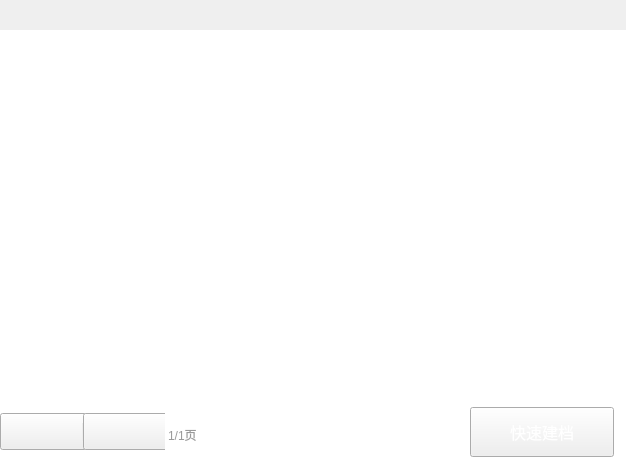
<?xml version="1.0" encoding="UTF-8"?>
<ui version="4.0">
 <class>CategoryGoodsWidget</class>
 <widget class="QWidget" name="CategoryGoodsWidget">
  <property name="geometry">
   <rect>
    <x>0</x>
    <y>0</y>
    <width>626</width>
    <height>474</height>
   </rect>
  </property>
  <property name="windowTitle">
   <string>Form</string>
  </property>
  <layout class="QVBoxLayout" name="verticalLayout">
   <property name="spacing">
    <number>0</number>
   </property>
   <property name="leftMargin">
    <number>0</number>
   </property>
   <property name="topMargin">
    <number>0</number>
   </property>
   <property name="rightMargin">
    <number>0</number>
   </property>
   <property name="bottomMargin">
    <number>0</number>
   </property>
   <item>
    <widget class="CategoryGoodsTitleWidget" name="titleWidget" native="true">
     <property name="minimumSize">
      <size>
       <width>0</width>
       <height>30</height>
      </size>
     </property>
     <property name="maximumSize">
      <size>
       <width>16777215</width>
       <height>30</height>
      </size>
     </property>
    </widget>
   </item>
   <item>
    <widget class="CategoryGoodsListView" name="listView">
     <property name="styleSheet">
      <string notr="true">QListView{
border:none;
}</string>
     </property>
    </widget>
   </item>
   <item>
    <widget class="QWidget" name="bottomWidget" native="true">
     <property name="minimumSize">
      <size>
       <width>0</width>
       <height>84</height>
      </size>
     </property>
     <property name="maximumSize">
      <size>
       <width>16777215</width>
       <height>84</height>
      </size>
     </property>
     <property name="styleSheet">
      <string notr="true">QWidget#bottomWidget{
	background-color:#ffffff;
}</string>
     </property>
     <layout class="QHBoxLayout" name="horizontalLayout_4">
      <property name="spacing">
       <number>20</number>
      </property>
      <property name="leftMargin">
       <number>0</number>
      </property>
      <property name="topMargin">
       <number>0</number>
      </property>
      <property name="rightMargin">
       <number>12</number>
      </property>
      <property name="bottomMargin">
       <number>0</number>
      </property>
      <item>
       <widget class="QWidget" name="leftWidget" native="true">
        <property name="minimumSize">
         <size>
          <width>200</width>
          <height>0</height>
         </size>
        </property>
        <property name="maximumSize">
         <size>
          <width>200</width>
          <height>16777215</height>
         </size>
        </property>
        <layout class="QHBoxLayout" name="horizontalLayout_2">
         <property name="spacing">
          <number>0</number>
         </property>
         <property name="leftMargin">
          <number>0</number>
         </property>
         <property name="topMargin">
          <number>0</number>
         </property>
         <property name="rightMargin">
          <number>0</number>
         </property>
         <property name="bottomMargin">
          <number>0</number>
         </property>
         <item>
          <spacer name="horizontalSpacer_2">
           <property name="orientation">
            <enum>Qt::Horizontal</enum>
           </property>
           <property name="sizeHint" stdset="0">
            <size>
             <width>40</width>
             <height>20</height>
            </size>
           </property>
          </spacer>
         </item>
         <item>
          <widget class="QWidget" name="widget_4" native="true">
           <layout class="QHBoxLayout" name="horizontalLayout_3">
            <property name="spacing">
             <number>0</number>
            </property>
            <property name="leftMargin">
             <number>0</number>
            </property>
            <property name="topMargin">
             <number>0</number>
            </property>
            <property name="rightMargin">
             <number>0</number>
            </property>
            <property name="bottomMargin">
             <number>0</number>
            </property>
            <item>
             <widget class="QPushButton" name="lastPageButton">
              <property name="minimumSize">
               <size>
                <width>87</width>
                <height>37</height>
               </size>
              </property>
              <property name="maximumSize">
               <size>
                <width>87</width>
                <height>37</height>
               </size>
              </property>
              <property name="styleSheet">
               <string notr="true">QPushButton
{
	border-image: url(:/saleImage/btn-up-nomal.png);
}

QPushButton:pressed
{
	border-image: url(:/saleImage/btn-up-pess.png);
}

QPushButton:disabled
{
border-image: url(:/saleImage/btn-up-disable.png);
}</string>
              </property>
              <property name="text">
               <string/>
              </property>
             </widget>
            </item>
            <item>
             <widget class="QWidget" name="widget_3" native="true">
              <property name="minimumSize">
               <size>
                <width>1</width>
                <height>18</height>
               </size>
              </property>
              <property name="maximumSize">
               <size>
                <width>1</width>
                <height>18</height>
               </size>
              </property>
              <property name="styleSheet">
               <string notr="true">border: 1px solid #ededed;</string>
              </property>
             </widget>
            </item>
            <item>
             <widget class="QPushButton" name="nextPageButton">
              <property name="minimumSize">
               <size>
                <width>87</width>
                <height>37</height>
               </size>
              </property>
              <property name="maximumSize">
               <size>
                <width>87</width>
                <height>37</height>
               </size>
              </property>
              <property name="styleSheet">
               <string notr="true">QPushButton{
	border-image: url(:/saleImage/btn-down-nomal.png);
}

QPushButton:pressed{
	border-image: url(:/saleImage/btn-down-pess.png);
}

QPushButton:disabled{
	border-image: url(:/saleImage/btn-down-disabled.png);
}</string>
              </property>
              <property name="text">
               <string/>
              </property>
             </widget>
            </item>
           </layout>
          </widget>
         </item>
         <item>
          <spacer name="horizontalSpacer_3">
           <property name="orientation">
            <enum>Qt::Horizontal</enum>
           </property>
           <property name="sizeHint" stdset="0">
            <size>
             <width>40</width>
             <height>20</height>
            </size>
           </property>
          </spacer>
         </item>
         <item>
          <widget class="QLabel" name="pageLabel">
           <property name="styleSheet">
            <string notr="true">font-size:12px;
color:#999999;
font-family:&quot;微软雅黑&quot;;
padding-top:6px;</string>
           </property>
           <property name="text">
            <string>1/1页</string>
           </property>
          </widget>
         </item>
        </layout>
       </widget>
      </item>
      <item>
       <widget class="QWidget" name="rightWidget" native="true">
        <layout class="QHBoxLayout" name="horizontalLayout">
         <property name="spacing">
          <number>0</number>
         </property>
         <property name="leftMargin">
          <number>0</number>
         </property>
         <property name="topMargin">
          <number>0</number>
         </property>
         <property name="rightMargin">
          <number>0</number>
         </property>
         <property name="bottomMargin">
          <number>0</number>
         </property>
         <item>
          <spacer name="horizontalSpacer">
           <property name="orientation">
            <enum>Qt::Horizontal</enum>
           </property>
           <property name="sizeHint" stdset="0">
            <size>
             <width>40</width>
             <height>20</height>
            </size>
           </property>
          </spacer>
         </item>
        </layout>
       </widget>
      </item>
      <item>
       <widget class="QPushButton" name="confirmButton">
        <property name="minimumSize">
         <size>
          <width>144</width>
          <height>50</height>
         </size>
        </property>
        <property name="maximumSize">
         <size>
          <width>144</width>
          <height>50</height>
         </size>
        </property>
        <property name="styleSheet">
         <string notr="true">QPushButton{
	font-size:16px;
	color:#ffffff;
	font-family:&quot;微软雅黑&quot;;	
	border-image: url(:/orderGoodsImage/orangeRect.png);
}

QPushButton:pressed{
	border-image: url(:/orderGoodsImage/orangeRect_press.png);
}
</string>
        </property>
        <property name="text">
         <string>快速建档</string>
        </property>
       </widget>
      </item>
     </layout>
    </widget>
   </item>
  </layout>
 </widget>
 <customwidgets>
  <customwidget>
   <class>CategoryGoodsTitleWidget</class>
   <extends>QWidget</extends>
   <header>categorygoodstitlewidget.h</header>
   <container>1</container>
  </customwidget>
  <customwidget>
   <class>CategoryGoodsListView</class>
   <extends>QListView</extends>
   <header>categorygoodslistview.h</header>
  </customwidget>
 </customwidgets>
 <resources/>
 <connections/>
</ui>
